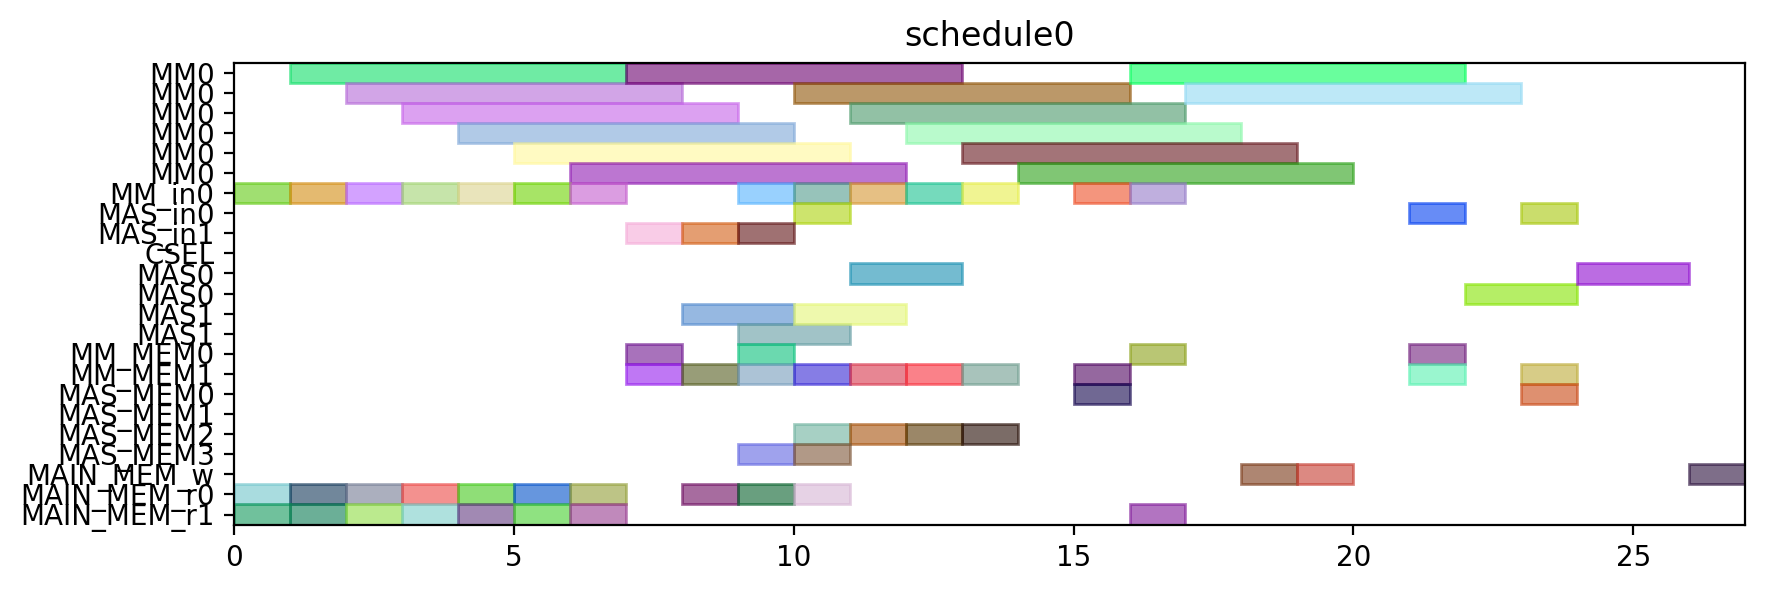

This chart was generated by the following Python code:
from pyschedule import Scenario, solvers, plotters, alt


def solve():
	horizon = 120
	S = Scenario("schedule0", horizon=horizon)

	# resource
	MM = S.Resources('MM', num=1, size=6)
	MM_in = S.Resources('MM_in', num=1)
	MAS_in = S.Resources('MAS_in', num=2)
	CSEL = S.Resource('CSEL')
	MAS = S.Resources('MAS', num=2, size=2, periods=range(1, horizon))
	MM_MEM = S.Resources('MM_MEM', num=2)
	MAS_MEM = S.Resources('MAS_MEM', num=4)
	MAIN_MEM_w = S.Resource('MAIN_MEM_w', size=1)
	MAIN_MEM_r = S.Resources('MAIN_MEM_r', num=2)

	# result of previous scheduling

	# new tasks
	r1 = S.Task('r1', length=6, delay_cost=1)
	r1 += alt(MM)
	r1_in = S.Task('r1_in', length=1, delay_cost=1)
	r1_in += alt(MM_in)
	S += r1_in*MM_in[0]<=r1*MM[0]
	r1_mem0 = S.Task('r1_mem0', length=1, delay_cost=1)
	r1_mem0 += MAIN_MEM_r[0]
	S += r1_mem0 <= r1

	r1_mem1 = S.Task('r1_mem1', length=1, delay_cost=1)
	r1_mem1 += MAIN_MEM_r[1]
	S += r1_mem1 <= r1

	r3 = S.Task('r3', length=6, delay_cost=1)
	r3 += alt(MM)
	r3_in = S.Task('r3_in', length=1, delay_cost=1)
	r3_in += alt(MM_in)
	S += r3_in*MM_in[0]<=r3*MM[0]
	r3_mem0 = S.Task('r3_mem0', length=1, delay_cost=1)
	r3_mem0 += MAIN_MEM_r[0]
	S += r3_mem0 <= r3

	r3_mem1 = S.Task('r3_mem1', length=1, delay_cost=1)
	r3_mem1 += MAIN_MEM_r[1]
	S += r3_mem1 <= r3

	r4 = S.Task('r4', length=6, delay_cost=1)
	r4 += alt(MM)
	r4_in = S.Task('r4_in', length=1, delay_cost=1)
	r4_in += alt(MM_in)
	S += r4_in*MM_in[0]<=r4*MM[0]
	r4_mem0 = S.Task('r4_mem0', length=1, delay_cost=1)
	r4_mem0 += MAIN_MEM_r[0]
	S += r4_mem0 <= r4

	r4_mem1 = S.Task('r4_mem1', length=1, delay_cost=1)
	r4_mem1 += MAIN_MEM_r[1]
	S += r4_mem1 <= r4

	r5 = S.Task('r5', length=6, delay_cost=1)
	r5 += alt(MM)
	r5_in = S.Task('r5_in', length=1, delay_cost=1)
	r5_in += alt(MM_in)
	S += r5_in*MM_in[0]<=r5*MM[0]
	r5_mem0 = S.Task('r5_mem0', length=1, delay_cost=1)
	r5_mem0 += MAIN_MEM_r[0]
	S += r5_mem0 <= r5

	r5_mem1 = S.Task('r5_mem1', length=1, delay_cost=1)
	r5_mem1 += MAIN_MEM_r[1]
	S += r5_mem1 <= r5

	r6 = S.Task('r6', length=6, delay_cost=1)
	r6 += alt(MM)
	r6_in = S.Task('r6_in', length=1, delay_cost=1)
	r6_in += alt(MM_in)
	S += r6_in*MM_in[0]<=r6*MM[0]
	r6_mem0 = S.Task('r6_mem0', length=1, delay_cost=1)
	r6_mem0 += MAIN_MEM_r[0]
	S += r6_mem0 <= r6

	r6_mem1 = S.Task('r6_mem1', length=1, delay_cost=1)
	r6_mem1 += MAIN_MEM_r[1]
	S += r6_mem1 <= r6

	r12 = S.Task('r12', length=6, delay_cost=1)
	r12 += alt(MM)
	r12_in = S.Task('r12_in', length=1, delay_cost=1)
	r12_in += alt(MM_in)
	S += r12_in*MM_in[0]<=r12*MM[0]
	r12_mem0 = S.Task('r12_mem0', length=1, delay_cost=1)
	r12_mem0 += MAIN_MEM_r[0]
	S += r12_mem0 <= r12

	r12_mem1 = S.Task('r12_mem1', length=1, delay_cost=1)
	r12_mem1 += MAIN_MEM_r[1]
	S += r12_mem1 <= r12

	r13 = S.Task('r13', length=6, delay_cost=1)
	r13 += alt(MM)
	r13_in = S.Task('r13_in', length=1, delay_cost=1)
	r13_in += alt(MM_in)
	S += r13_in*MM_in[0]<=r13*MM[0]
	r13_mem0 = S.Task('r13_mem0', length=1, delay_cost=1)
	r13_mem0 += MAIN_MEM_r[0]
	S += r13_mem0 <= r13

	r13_mem1 = S.Task('r13_mem1', length=1, delay_cost=1)
	r13_mem1 += MAIN_MEM_r[1]
	S += r13_mem1 <= r13

	r2 = S.Task('r2', length=2, delay_cost=1)
	r2 += alt(MAS)
	r2_in = S.Task('r2_in', length=1, delay_cost=1)
	r2_in += alt(MAS_in)
	S += r2_in*MAS_in[0]<=r2*MAS[0]

	S += r2_in*MAS_in[1]<=r2*MAS[1]

	r2_mem0 = S.Task('r2_mem0', length=1, delay_cost=1)
	r2_mem0 += alt(MM_MEM)
	S += (r1*MM[0])-1 < r2_mem0*MM_MEM[0]
	S += r2_mem0 <= r2

	r2_mem1 = S.Task('r2_mem1', length=1, delay_cost=1)
	r2_mem1 += alt(MM_MEM)
	S += (r1*MM[0])-1 < r2_mem1*MM_MEM[1]
	S += r2_mem1 <= r2

	r7 = S.Task('r7', length=2, delay_cost=1)
	r7 += alt(MAS)
	r7_in = S.Task('r7_in', length=1, delay_cost=1)
	r7_in += alt(MAS_in)
	S += r7_in*MAS_in[0]<=r7*MAS[0]

	S += r7_in*MAS_in[1]<=r7*MAS[1]

	r7_mem0 = S.Task('r7_mem0', length=1, delay_cost=1)
	r7_mem0 += alt(MM_MEM)
	S += (r5*MM[0])-1 < r7_mem0*MM_MEM[0]
	S += r7_mem0 <= r7

	r7_mem1 = S.Task('r7_mem1', length=1, delay_cost=1)
	r7_mem1 += alt(MM_MEM)
	S += (r6*MM[0])-1 < r7_mem1*MM_MEM[1]
	S += r7_mem1 <= r7

	r8 = S.Task('r8', length=2, delay_cost=1)
	r8 += alt(MAS)
	r8_in = S.Task('r8_in', length=1, delay_cost=1)
	r8_in += alt(MAS_in)
	S += r8_in*MAS_in[0]<=r8*MAS[0]

	S += r8_in*MAS_in[1]<=r8*MAS[1]

	r8_mem0 = S.Task('r8_mem0', length=1, delay_cost=1)
	r8_mem0 += MAIN_MEM_r[0]
	S += r8_mem0 <= r8

	r8_mem1 = S.Task('r8_mem1', length=1, delay_cost=1)
	r8_mem1 += alt(MM_MEM)
	S += (r4*MM[0])-1 < r8_mem1*MM_MEM[1]
	S += r8_mem1 <= r8

	r10 = S.Task('r10', length=2, delay_cost=1)
	r10 += alt(MAS)
	r10_in = S.Task('r10_in', length=1, delay_cost=1)
	r10_in += alt(MAS_in)
	S += r10_in*MAS_in[0]<=r10*MAS[0]

	S += r10_in*MAS_in[1]<=r10*MAS[1]

	r10_mem0 = S.Task('r10_mem0', length=1, delay_cost=1)
	r10_mem0 += MAIN_MEM_r[0]
	S += r10_mem0 <= r10

	r10_mem1 = S.Task('r10_mem1', length=1, delay_cost=1)
	r10_mem1 += alt(MM_MEM)
	S += (r4*MM[0])-1 < r10_mem1*MM_MEM[1]
	S += r10_mem1 <= r10

	r9 = S.Task('r9', length=6, delay_cost=1)
	r9 += alt(MM)
	r9_in = S.Task('r9_in', length=1, delay_cost=1)
	r9_in += alt(MM_in)
	S += r9_in*MM_in[0]<=r9*MM[0]
	r9_mem0 = S.Task('r9_mem0', length=1, delay_cost=1)
	r9_mem0 += MAIN_MEM_r[0]
	S += r9_mem0 <= r9

	r9_mem1 = S.Task('r9_mem1', length=1, delay_cost=1)
	r9_mem1 += alt(MAS_MEM)
	S += (r7*MAS[0])-1 < r9_mem1*MAS_MEM[1]
	S += (r7*MAS[1])-1 < r9_mem1*MAS_MEM[3]
	S += r9_mem1 <= r9

	r11 = S.Task('r11', length=6, delay_cost=1)
	r11 += alt(MM)
	r11_in = S.Task('r11_in', length=1, delay_cost=1)
	r11_in += alt(MM_in)
	S += r11_in*MM_in[0]<=r11*MM[0]
	r11_mem0 = S.Task('r11_mem0', length=1, delay_cost=1)
	r11_mem0 += alt(MAS_MEM)
	S += (r10*MAS[0])-1 < r11_mem0*MAS_MEM[0]
	S += (r10*MAS[1])-1 < r11_mem0*MAS_MEM[2]
	S += r11_mem0 <= r11

	r11_mem1 = S.Task('r11_mem1', length=1, delay_cost=1)
	r11_mem1 += alt(MAS_MEM)
	S += (r10*MAS[0])-1 < r11_mem1*MAS_MEM[1]
	S += (r10*MAS[1])-1 < r11_mem1*MAS_MEM[3]
	S += r11_mem1 <= r11

	PX_new = S.Task('PX_new', length=6, delay_cost=1)
	PX_new += alt(MM)
	PX_new_in = S.Task('PX_new_in', length=1, delay_cost=1)
	PX_new_in += alt(MM_in)
	S += PX_new_in*MM_in[0]<=PX_new*MM[0]
	S += 0<PX_new

	PX_new_w = S.Task('PX_new_w', length=1, delay_cost=1)
	PX_new_w += alt(MAIN_MEM_w)
	S += PX_new <= PX_new_w

	PX_new_mem0 = S.Task('PX_new_mem0', length=1, delay_cost=1)
	PX_new_mem0 += alt(MAS_MEM)
	S += (r2*MAS[0])-1 < PX_new_mem0*MAS_MEM[0]
	S += (r2*MAS[1])-1 < PX_new_mem0*MAS_MEM[2]
	S += PX_new_mem0 <= PX_new

	PX_new_mem1 = S.Task('PX_new_mem1', length=1, delay_cost=1)
	PX_new_mem1 += alt(MM_MEM)
	S += (r12*MM[0])-1 < PX_new_mem1*MM_MEM[1]
	S += PX_new_mem1 <= PX_new

	r14 = S.Task('r14', length=6, delay_cost=1)
	r14 += alt(MM)
	r14_in = S.Task('r14_in', length=1, delay_cost=1)
	r14_in += alt(MM_in)
	S += r14_in*MM_in[0]<=r14*MM[0]
	r14_mem0 = S.Task('r14_mem0', length=1, delay_cost=1)
	r14_mem0 += alt(MAS_MEM)
	S += (r2*MAS[0])-1 < r14_mem0*MAS_MEM[0]
	S += (r2*MAS[1])-1 < r14_mem0*MAS_MEM[2]
	S += r14_mem0 <= r14

	r14_mem1 = S.Task('r14_mem1', length=1, delay_cost=1)
	r14_mem1 += alt(MM_MEM)
	S += (r3*MM[0])-1 < r14_mem1*MM_MEM[1]
	S += r14_mem1 <= r14

	Z1_new = S.Task('Z1_new', length=6, delay_cost=1)
	Z1_new += alt(MM)
	Z1_new_in = S.Task('Z1_new_in', length=1, delay_cost=1)
	Z1_new_in += alt(MM_in)
	S += Z1_new_in*MM_in[0]<=Z1_new*MM[0]
	S += 0<Z1_new

	Z1_new_w = S.Task('Z1_new_w', length=1, delay_cost=1)
	Z1_new_w += alt(MAIN_MEM_w)
	S += Z1_new <= Z1_new_w

	Z1_new_mem0 = S.Task('Z1_new_mem0', length=1, delay_cost=1)
	Z1_new_mem0 += alt(MAS_MEM)
	S += (r2*MAS[0])-1 < Z1_new_mem0*MAS_MEM[0]
	S += (r2*MAS[1])-1 < Z1_new_mem0*MAS_MEM[2]
	S += Z1_new_mem0 <= Z1_new

	Z1_new_mem1 = S.Task('Z1_new_mem1', length=1, delay_cost=1)
	Z1_new_mem1 += alt(MM_MEM)
	S += (r13*MM[0])-1 < Z1_new_mem1*MM_MEM[1]
	S += Z1_new_mem1 <= Z1_new

	r15 = S.Task('r15', length=6, delay_cost=1)
	r15 += alt(MM)
	r15_in = S.Task('r15_in', length=1, delay_cost=1)
	r15_in += alt(MM_in)
	S += r15_in*MM_in[0]<=r15*MM[0]
	r15_mem0 = S.Task('r15_mem0', length=1, delay_cost=1)
	r15_mem0 += alt(MAS_MEM)
	S += (r8*MAS[0])-1 < r15_mem0*MAS_MEM[0]
	S += (r8*MAS[1])-1 < r15_mem0*MAS_MEM[2]
	S += r15_mem0 <= r15

	r15_mem1 = S.Task('r15_mem1', length=1, delay_cost=1)
	r15_mem1 += alt(MM_MEM)
	S += (r9*MM[0])-1 < r15_mem1*MM_MEM[1]
	S += r15_mem1 <= r15

	r16 = S.Task('r16', length=6, delay_cost=1)
	r16 += alt(MM)
	r16_in = S.Task('r16_in', length=1, delay_cost=1)
	r16_in += alt(MM_in)
	S += r16_in*MM_in[0]<=r16*MM[0]
	r16_mem0 = S.Task('r16_mem0', length=1, delay_cost=1)
	r16_mem0 += alt(MM_MEM)
	S += (r11*MM[0])-1 < r16_mem0*MM_MEM[0]
	S += r16_mem0 <= r16

	r16_mem1 = S.Task('r16_mem1', length=1, delay_cost=1)
	r16_mem1 += MAIN_MEM_r[1]
	S += r16_mem1 <= r16

	r17 = S.Task('r17', length=2, delay_cost=1)
	r17 += alt(MAS)
	r17_in = S.Task('r17_in', length=1, delay_cost=1)
	r17_in += alt(MAS_in)
	S += r17_in*MAS_in[0]<=r17*MAS[0]

	S += r17_in*MAS_in[1]<=r17*MAS[1]

	r17_mem0 = S.Task('r17_mem0', length=1, delay_cost=1)
	r17_mem0 += alt(MM_MEM)
	S += (r14*MM[0])-1 < r17_mem0*MM_MEM[0]
	S += r17_mem0 <= r17

	r17_mem1 = S.Task('r17_mem1', length=1, delay_cost=1)
	r17_mem1 += alt(MM_MEM)
	S += (r15*MM[0])-1 < r17_mem1*MM_MEM[1]
	S += r17_mem1 <= r17

	PY_new = S.Task('PY_new', length=2, delay_cost=1)
	PY_new += alt(MAS)
	PY_new_in = S.Task('PY_new_in', length=1, delay_cost=1)
	PY_new_in += alt(MAS_in)
	S += PY_new_in*MAS_in[0]<=PY_new*MAS[0]

	S += PY_new_in*MAS_in[1]<=PY_new*MAS[1]

	S += 0<PY_new

	PY_new_w = S.Task('PY_new_w', length=1, delay_cost=1)
	PY_new_w += alt(MAIN_MEM_w)
	S += PY_new <= PY_new_w

	PY_new_mem0 = S.Task('PY_new_mem0', length=1, delay_cost=1)
	PY_new_mem0 += alt(MAS_MEM)
	S += (r17*MAS[0])-1 < PY_new_mem0*MAS_MEM[0]
	S += (r17*MAS[1])-1 < PY_new_mem0*MAS_MEM[2]
	S += PY_new_mem0 <= PY_new

	PY_new_mem1 = S.Task('PY_new_mem1', length=1, delay_cost=1)
	PY_new_mem1 += alt(MM_MEM)
	S += (r16*MM[0])-1 < PY_new_mem1*MM_MEM[1]
	S += PY_new_mem1 <= PY_new

	solvers.mip.solve(S,msg=1,kind='CPLEX',ratio_gap=1.01)

	solution = [['hoge']*len(S.solution()[1]) for i in range(len(S.solution()))]
	for i in range(len(S.solution())):
		for j in range(len(S.solution()[i])):
			solution[i][j]=str(S.solution()[i][j])
	print(solution)

	cycles = int(solution[-1][3])

	pic_file_name = "/mnt/rose/usr1/fukuda/ABE/multiRAM_multiMAS_16mux/scheduling_result/stage6MM1_stage2MAS2/EP_YRECOVER/schedule0.png"
	if(S.solution() != []):
		plotters.matplotlib.plot(S,img_filename=pic_file_name, show_task_labels=False, fig_size=(cycles*0.25+3, 3))

	return solution
